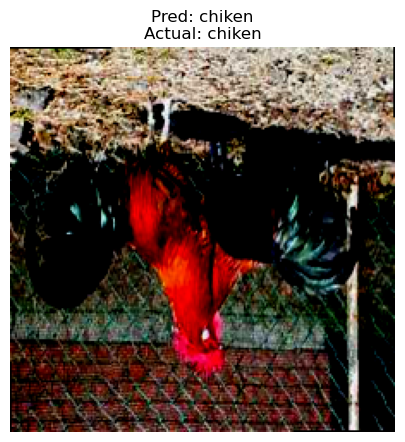
#> input picture mini-project/DeepLearning/image/cnn_pred.png, 405 x 442 px, given in place of OIF-e2bexWrojgtQnAPPcUfOWQ.jpeg, which was not available
$ jupyter execute make_dct_csv.ipynb   (older library calls are emulated)
#> lines starting #> are read from the running program, lines starting #| are printed output that depends on the picture; pictures that were not available may be replaced by others from this repository, and a replacement may not be noted
[cell 1]
### try to make image gray scale csv

[cell 2]
import pandas as pd
import numpy as np
import cv2
import matplotlib.pyplot as plt

[cell 3]
image = cv2.imread('./data/cane/OIF-e2bexWrojgtQnAPPcUfOWQ.jpeg', cv2.IMREAD_COLOR)
#> image is the input picture: shape (442, 405, 3); mean B, G, R 77.7, 86.2, 103.3
gray = cv2.cvtColor(image,cv2.COLOR_BGR2GRAY)
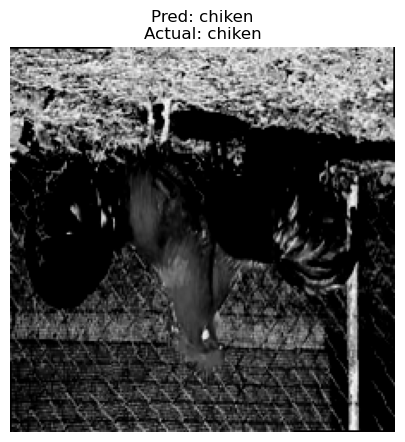
#> gray: shape (442, 405); min 0, max 255, mean 90.3
gray_resize = cv2.resize(gray, dsize=(224, 224), interpolation=cv2.INTER_AREA)

# [6 lines of commented-out code are left out]
imp_noise = np.zeros((gray_resize.shape[0], gray_resize.shape[1]), np.uint8)
cv2.randu(imp_noise, 0, 255)
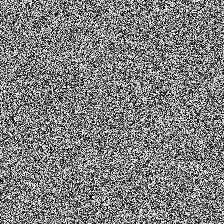
#> imp_noise: shape (224, 224); min 0, max 254, mean 126.9
imp_noise = cv2.threshold(imp_noise, 245, 255, cv2.THRESH_BINARY)[1]
img_imp = cv2.add(gray_resize, imp_noise)
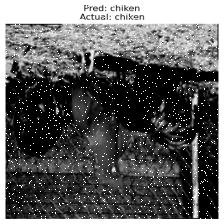
#> img_imp: shape (224, 224); min 0, max 255, mean 96

img_gf_imp = cv2.GaussianBlur(img_imp, (5, 5), 0)
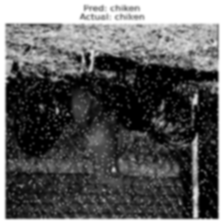
#> img_gf_imp: shape (224, 224); min 0, max 255, mean 96
lap_edge = cv2.Laplacian(img_gf_imp, cv2.CV_16S, ksize=3)
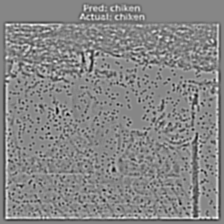
#> lap_edge: shape (224, 224) int16; min -326, max 292, mean 0; drawn with min black and max white
lap_edge.astype(np.uint8)
cv2.imshow('LoG image', cv2.convertScaleAbs(lap_edge)); cv2.imwrite('./image/LoG image with impulse noise.jpg', lap_edge)
#> after `cv2.imshow('LoG image', cv2.convertScaleAbs(lap_edge))`:
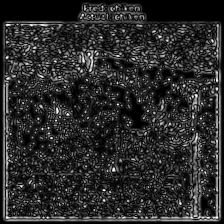
#> window 'LoG image': shape (224, 224); min 0, max 255, mean 43.1
#> after `cv2.imshow('LoG image', cv2.convertScaleAbs(lap_edge))`:
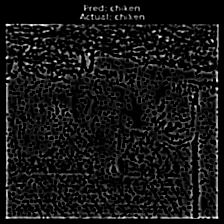
#> saved as LoG image with impulse noise.jpg: shape (224, 224); min 0, max 255, mean 21.6

imsize = gray_resize.shape
#> imsize = (224, 224)
gray2 = np.float32(gray_resize)
dct = np.zeros(imsize, dtype=float)

# gray_resize.shape

# 윈도우 지우기
cv2.waitKey(0)
cv2.destroyAllWindows()

[cell 4]
# 블럭사이즈: 4, 8, 16, 32 (경계값: 0.17)
blk_slc = 8
pos = 8

for i in range(0, imsize[0], blk_slc):
    for j in range(0, imsize[1], blk_slc):
        dct[i:(i+blk_slc), j:(j+blk_slc)] = cv2.dct(gray2[i:(i+blk_slc), j:(j+blk_slc)])
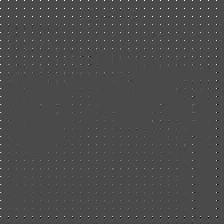
#> dct: shape (224, 224) float64; min -840.5, max 2040, mean 10.7; drawn with min black and max white
# dct 확인
plt.figure()
plt.imshow(gray2[pos:(pos+blk_slc), pos:(pos+blk_slc)],cmap='gray',vmax=np.max(dct)*0.01,vmin=0,extent=[0,np.pi,np.pi,0])
plt.title("An 8x8 Image block")
plt.show()
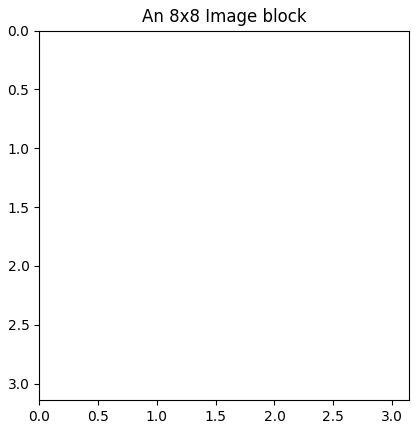
#> figure drawn by matplotlib, 1 panel

[cell 5]
# len(dct.reshape(-1))

[cell 6]
# colnames = [f'pixel{x}' for x in range(1, len(dct.reshape(-1))+1)]
# len(colnames)

[cell 7]
# dct_df = pd.DataFrame(columns=colnames)
# dct_df

[cell 8]
# dct.reshape(-1).tolist()[:5]

[cell 9]
# carry_df = pd.DataFrame(dct.reshape(-1)).T
# carry_df.columns = colnames
# carry_df

[cell 10]
# dct_df = pd.concat([dct_df, carry_df], ignore_index=True)
# dct_df

[cell 11]
import os

[cell 12]
colnames = [f'pixel{x}' for x in range(1, 32*32+1)]
len(colnames)
dct_df = pd.DataFrame(columns=colnames)
dct_df['animal'] =''
dct_df

[cell 13]
def create_df():
    colnames = [f'pixel{x}' for x in range(1, 32*32+1)]
    dct_df = pd.DataFrame(columns=colnames)
    dct_df['animal'] = ''
    translate = {'cane':'dog', 'cavallo':'horse', 'elefante':'elephant', 'farfalla':'butterfly', 'gallina':'chiken',
                        'gatto':'cat', 'mucca':'cow', 'pecora':'sheep', 'ragno':'spider', 'scoiattolo':'squirrel'}
    classes = ['cane', 'cavallo', 'elefante', 'farfalla', 'gallina', 'gatto', 'mucca', 'pecora', 'ragno', 'scoiattolo']

    data_path = './data'

    for animal in classes:
        carry_df = pd.DataFrame(columns=colnames)
        file_list = os.listdir(data_path + '/' + animal)

        for i in file_list:
            print(data_path+'/'+animal+'/'+i)
            image = cv2.imread(data_path+'/'+animal+'/'+i, cv2.IMREAD_COLOR)
            gray = cv2.cvtColor(image,cv2.COLOR_BGR2GRAY)
            gray_resize = cv2.resize(gray, dsize=(32, 32), interpolation=cv2.INTER_AREA)
#> gray_resize: shape (32, 32)
            imsize = gray_resize.shape
#> imsize = (32, 32)
            gray2 = np.float32(gray_resize)
#> gray2: shape (32, 32) float32
            dct = np.zeros(imsize, dtype=float)

            # [14 lines of commented-out code are left out]
            blk_slc = 8
            # pos = 256
            for i in range(0, imsize[0], blk_slc):
                for j in range(0, imsize[1], blk_slc):
                    dct[i:(i+blk_slc), j:(j+blk_slc)] = cv2.dct(gray2[i:(i+blk_slc), j:(j+blk_slc)])
                    dct.astype(np.uint8)
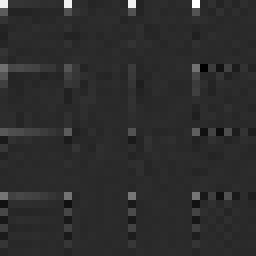
#> dct: shape (32, 32) float64 (shown 8 times larger); min -331.4, max 1647.1, mean 16.3; drawn with min black and max white

            image_df = pd.DataFrame(dct.reshape(-1)).T
#> image_df = table of 1 rows and 1024 columns
            # image_df = pd.DataFrame(can_edga.reshape(-1)).T
            # image_df = pd.DataFrame(lap_edge.reshape(-1)).T
            image_df.columns = colnames

            carry_df = pd.concat([carry_df, image_df], ignore_index=True)
#> carry_df = table of 1 rows and 1024 columns
        carry_df['animal'] = translate[animal]


        dct_df = pd.concat([dct_df, carry_df], ignore_index=True)
#> dct_df = table of 1 rows and 1025 columns
    return dct_df

[cell 14]
dct_df = create_df()
#> dct_df = table of 10 rows and 1025 columns

[cell 15]
dct_df.info()
#| <class 'pandas.core.frame.DataFrame'>
#| RangeIndex: 10 entries, 0 to 9
#| Columns: 1025 entries, pixel1 to animal
#| dtypes: float64(1024), object(1)
#| memory usage: 80.2+ KB

[cell 16]
dct_df.head()
#> Out = table of 5 rows and 1025 columns
